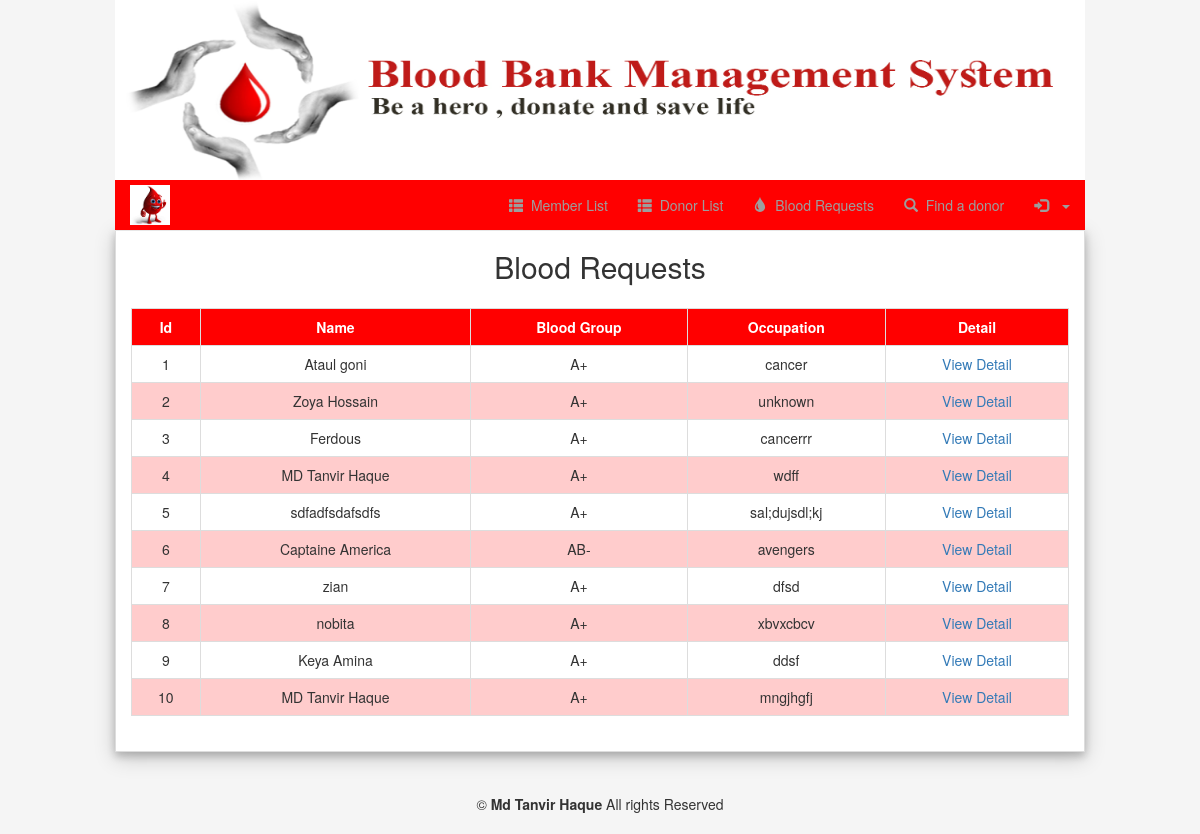
/bloodrequest.php, run on the app's committed database.
### tables this page shows
CREATE TABLE `tbl_request` (
  `id` int(11) NOT NULL,
  `name` varchar(100) NOT NULL,
  `blood` varchar(10) NOT NULL,
  `age` int(20) NOT NULL,
  `ndate` date DEFAULT NULL,
  `unit` int(10) NOT NULL,
  `disease` text NOT NULL,
  `email` varchar(100) NOT NULL,
  `mobile` int(20) NOT NULL,
  `hname` varchar(100) NOT NULL,
  `division` varchar(20) NOT NULL,
  `city` varchar(50) NOT NULL,
  `address` text NOT NULL,
  `dos` date DEFAULT NULL,
  `pin` int(20) NOT NULL
);

### classes/Donor.php (called while the page is built, shortened)
<?php
	include "DB.php";
	class Donor{
		private $table1='tbl_request';
		public function getSession(){
			return @$_SESSION['login'];
		}
		public function readAllrequest(){
			$sql="SELECT * FROM $this->table1";
			$stmt= DB::prepare($sql);
			$stmt->execute();
			return $stmt->fetchAll();
		}
	}
 ?>

### classes/DB.php (called while the page is built, shortened)
<?php
	class DB{
			private static $pdo;
			public static function connection(){
				if(!isset(self::$pdo)){
					try {
						self::$pdo=new PDO('mysql:host='.DB_HOST.';dbname='.DB_NAME,DB_USER,DB_PASS);
					} catch (PDOException $e) {
						echo $e->getMessage();
					}
				}
				return self::$pdo;
			}
	public static function prepare($sql){
		return self::connection()->prepare($sql);
	}
}
?>

### bloodrequest.php (the view, shortened to what this page needs)
<?php
      $user = new Donor();
?>
<!DOCTYPE html>
<html lang="en">
  <head>
    <link href="css/bootstrap.min.css" rel="stylesheet">
    <link rel="stylesheet" href="font-awesome/css/font-awesome.min.css">
    <link rel="stylesheet" type="text/css" href="bootstrap-social/bootstrap-social.css">
  </head>
  <body style="background-color: #f5f5f5">
<div class= "col-md-offset-1 col-md-10" >
    <img src="images/logo.jpg" style="height:180px;width: 100%" >
 <div class="navbar navbar-inverse navbar-static-top">
    <div class="container-fluid">
      <a href="#" class="navbar-brand navbar-left"><img style="max-width:40px; margin-top: -10px;"src="images/002.jpg"></a>
      <div class="collapse navbar-collapse navHeadercollapse">
        <ul class="nav navbar-nav navbar-right">
          <li><a href="memberlist.php"><span class="glyphicon glyphicon-th-list"></span>&nbsp;&nbsp;Member List</a></li>
          <li><a href="donorlist.php"><span class="glyphicon glyphicon-th-list"></span>&nbsp;&nbsp;Donor List</a></li>
          <li><a href="bloodrequest.php"><span class="glyphicon glyphicon-tint"></span>&nbsp;&nbsp;Blood Requests</a></li>
          <li><a href="finddonor.php"><span class="glyphicon glyphicon-search"></span>&nbsp;&nbsp;Find a donor</a></li>
          <li class="dropdown"><a href="#" class="dropdown-toggle" data-toggle='dropdown'><span class="glyphicon glyphicon-log-in"></span>&nbsp;&nbsp;<?php echo $usid?> <b class="caret"></b></a>
          </li>
        </ul>
      </div>
    </div>
   </div>
</div>
<div class="">
  <div class="col-md-offset-1 col-md-10" style="position: relative;top: -22px">
    <div class="panel panel-default card" style="border-radius: 0px;">
        <center><h2>Blood Requests </h2></center>
      <div class="panel-body">
        <div class="row">
          <div class="col-md-12">
            <div class="table-responsive">
                  <table class="table table-bordered tbal">
                                <tr style="background-color: red ; color: white;">
                                    <th><center>Id</center></th>
                                    <th><center>Name</center></th>
                                    <th><center>Blood Group</center></th>
                                    <th><center>Occupation</center></th>
                                    <th><center>Detail</center></th>
                                </tr>
                <?php
                  $i=0;
                  foreach ($user->readAllrequest() as $key => $value) {
                    $i++
                ?>
                                <tr>
                                  <td><?php echo $i;?></td>
                                  <td><?php echo $value['name'];?></td>
                                  <td><?php echo $value['blood'];?></td>
                                  <td>
                                      <?php echo $value['disease'];?>
                                  </td>
                                  <td>
                                    <?php
                                        if ($user->getSession()) {
                                    ?>
                                    <a href="requestdetail.php?id=<?php echo $value['id'];?>">View Detail</a>
                                    <?php }else{ ?>
                                    <a href="bloodrequest.php" onclick="alert('you must be logged in to View Profile .')">View Detail</a>
                                  <?php } ?>
                                  </td>
                                </tr>
                <?php  } ?>
                    </table>
          </div>
          </div>
        </div>
      </div>
    </div>
  </div>
</div>
        <footer class="page-footer blue center-on-small-only" id="footer">
            <div class="footer-copyright text-center rgba-black-light">
                <div class="col-md-offset-1 col-md-10" style="margin-bottom: 20px;">
                  © <span style="font-weight: bold;">Md Tanvir Haque</span> All rights Reserved
                </div>
            </div>
        </footer>
  </body>
</html>

### bloodrequest.php (style rules this page uses)
.navbar-inverse { background-color: #FF0000; border-color: #E7E7E7; }
div.card { box-shadow: 0 4px 8px 0 rgba(0, 0, 0, 0.2), 0 6px 20px 0 rgba(0, 0, 0, 0.19); }
.tbal { text-align: center; }
tr:nth-child(odd) { background-color: #ffcccc }
#footer { height: 100px; background-color: #f5f5f5; }

### data on the page
tbl_request: name "Ataul goni", blood "A+", disease "cancer"
tbl_request: name "Zoya Hossain", blood "A+", disease "unknown"
tbl_request: name "Ferdous", blood "A+", disease "cancerrr"
tbl_request: name "MD Tanvir Haque", blood "A+", disease "wdff"
tbl_request: name "sdfadfsdafsdfs", blood "A+", disease "sal;dujsdl;kj"
tbl_request: name "Captaine America", blood "AB-", disease "avengers"
tbl_request: name "zian", blood "A+", disease "dfsd"
tbl_request: name "nobita", blood "A+", disease "xbvxcbcv"
tbl_request: name "Keya Amina", blood "A+", disease "ddsf"
tbl_request: name "MD Tanvir Haque", blood "A+", disease "mngjhgfj"
